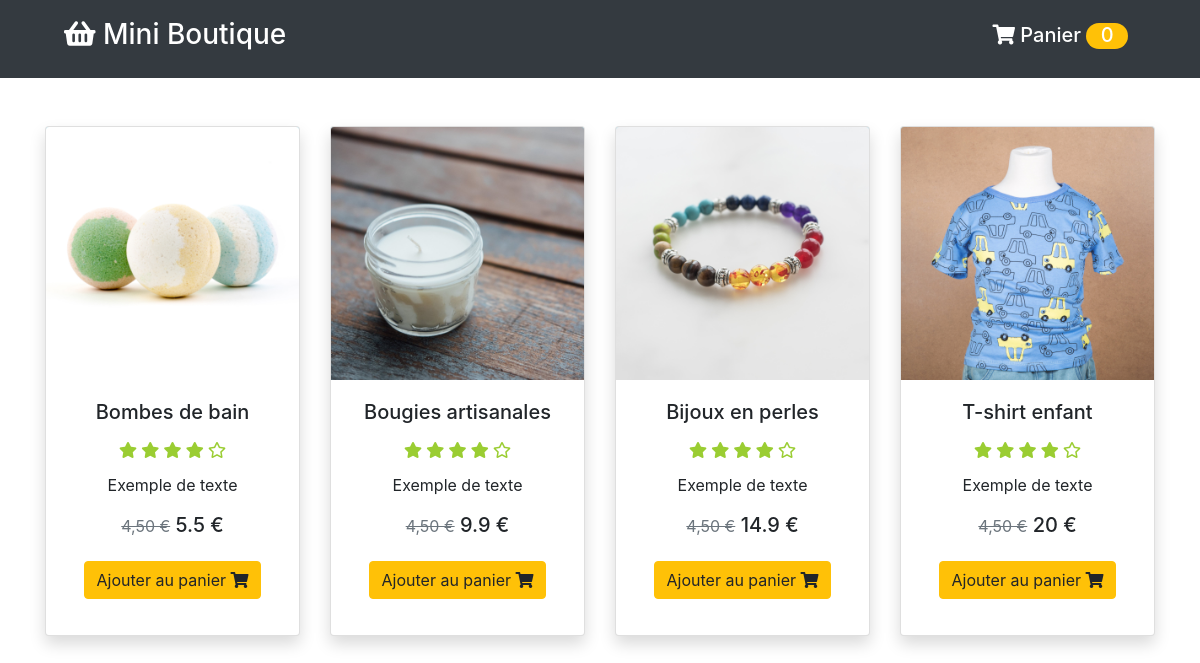
The page / on the database its author committed.
### tables this page shows
CREATE TABLE `minishop_produits` (
  `id_produit` int(11) NOT NULL,
  `nom_produit` varchar(25) NOT NULL,
  `prix_produit` float DEFAULT NULL,
  `image_produit` varchar(100) DEFAULT NULL
);

### php/CreateDb.php (called while the page is built, shortened)
<?php
class CreateDb
{
        public $tablename;
        public $con;
    public function __construct(
        $dbname = "minishop",
        $tablename = "minishop_produits",
        $servername = "localhost",
        $username = "root",
        $password = "root"
    )
    {
      $this->tablename = $tablename;
        $this->con = mysqli_connect($servername, $username, $password, $dbname);
        $sql = "CREATE DATABASE IF NOT EXISTS $dbname";
        if(mysqli_query($this->con, $sql)){
            $this->con = mysqli_connect($servername, $username, $password, $dbname);
            $sql = " CREATE TABLE IF NOT EXISTS $tablename
                            (id INT(11) NOT NULL AUTO_INCREMENT PRIMARY KEY,
                             product_name VARCHAR (25) NOT NULL,
                             product_price FLOAT,
                             product_image VARCHAR (100)
                            );";
        }else{
            return false;
        }
    }
    public function getData(){
        $sql = "SELECT * FROM $this->tablename";
        $result = mysqli_query($this->con, $sql);
        if(mysqli_num_rows($result) > 0){
            return $result;
        }
    }
}

### php/component.php (the view, shortened to what this page needs)
<?php
function component($nomproduit, $prixproduit, $imageproduit,$idproduit){
    $element="
    <div class=\"col-md-3 col-sm-6 my-3 my-md-0\">
        <form action=\"index.php\" method=\"post\">
            <div class=\"card shadow\">
                <div>
                    <img src=\"$imageproduit\" alt=\"bombes de bain\" class=\"img-fluid card-img-top\">
                </div>
                <div class=\"card-body\">
                    <h5 class=\"card-title\">$nomproduit</h5>
                    <h6>
                        <i class=\"fas fa-star\"></i>
                        <i class=\"fas fa-star\"></i>
                        <i class=\"fas fa-star\"></i>
                        <i class=\"fas fa-star\"></i>
                        <i class=\"far fa-star\"></i>
                    </h6>
                    <p class=\"card-text\">
                        Exemple de texte
                    </p>
                    <h5>
                        <small><s class=\"text-secondary\">4,50 €</s></small>
                        <span class=\"price\">$prixproduit €</span>
                    </h5>
                    <button type=\"submit\" class=\"btn btn-warning my-3\" name=\"ajouter\">Ajouter au panier <i class=\"fas fa-shopping-cart\"></i></button>
                    <input type=\"hidden\" name=\"id_produit\" value=\"$idproduit\">
                </div>
            </div>
        </form>
    </div>";
    echo $element;
}
?>

### index.php (shortened to what this page needs)
<?php
require_once ('php/CreateDb.php');
require_once ('php/component.php');
$database = new CreateDb($dbname="minishop",$tablename="minishop_produits");
?>
<!DOCTYPE html>
<html lang="fr">
    <head>
        <link rel="stylesheet" href="https://cdnjs.cloudflare.com/ajax/libs/font-awesome/5.15.1/css/all.min.css" />
        <link rel="stylesheet" href="https://cdn.jsdelivr.net/npm/bootstrap@4.5.3/dist/css/bootstrap.min.css">
        <link rel="stylesheet" href="styles.css">
    </head>
    <body>
    <?php
        require_once ("php/header.php");
    ?>
    <div class="container">
        <div class="row text-center py-5">
            <?php
                $result = $database->getdata();
                while ($row = mysqli_fetch_assoc($result))
                {
                    component($row['nom_produit'], $row['prix_produit'], $row['image_produit'],$row['id_produit']);
                }
            ?>
        </div>
    </div>
    </body>
</html>

### php/header.php (shortened to what this page needs)
<header id="header">
    <nav class="navbar navbar-expand-lg navbar-dark bg-dark">
        <a href="index.php" class="text-white navbar-band">
            <h3 class="px-5">
                <i class="fas fa-shopping-basket"></i> Mini Boutique
            </h3>
        </a>
    <div class="collapse navbar-collapse" id="navbarNavAltMarkup">
        <div class="navbar-nav">
            <a href="panier.php" class="nav-item nav-link active">
                <h5 class="px-5 panier">
                    <i class="fas fa-shopping-cart"></i> Panier
                    <?php
                        if(isset($_SESSION['panier']))
                        {
                            $count = count($_SESSION['panier']);
                            echo "<span id=\"decompte_panier\" class=\"bg-warning\">$count</span>";
                        }
                        else
                        {
                            echo "<span id=\"decompte_panier\" class=\"bg-warning\">0</span>";
                        }
                    ?>
                </h5>
            </a>
        </div>
    </div>
    </nav>
</header>

### styles.css (style rules this page uses)
img { max-width: 100%; height: auto; background: lightblue; background-image: radial-gradient(white 30%, lightblue 70%); }
.fa-star, .fa-star-half { color: yellowgreen; padding: 3% 0; }
#decompte_panier { text-align: center; padding: 0 0.9rem 0.1rem 0.9rem; border-radius: 3rem; }
.panier { padding: 3% 0; }

### rows shown on the page
minishop_produits: image_produit (picture), nom_produit "Bombes de bain", prix_produit "5.5"
minishop_produits: image_produit (picture), nom_produit "Bougies artisanales", prix_produit "9.9"
minishop_produits: image_produit (picture), nom_produit "Bijoux en perles", prix_produit "14.9"
minishop_produits: image_produit (picture), nom_produit "T-shirt enfant", prix_produit "20"
